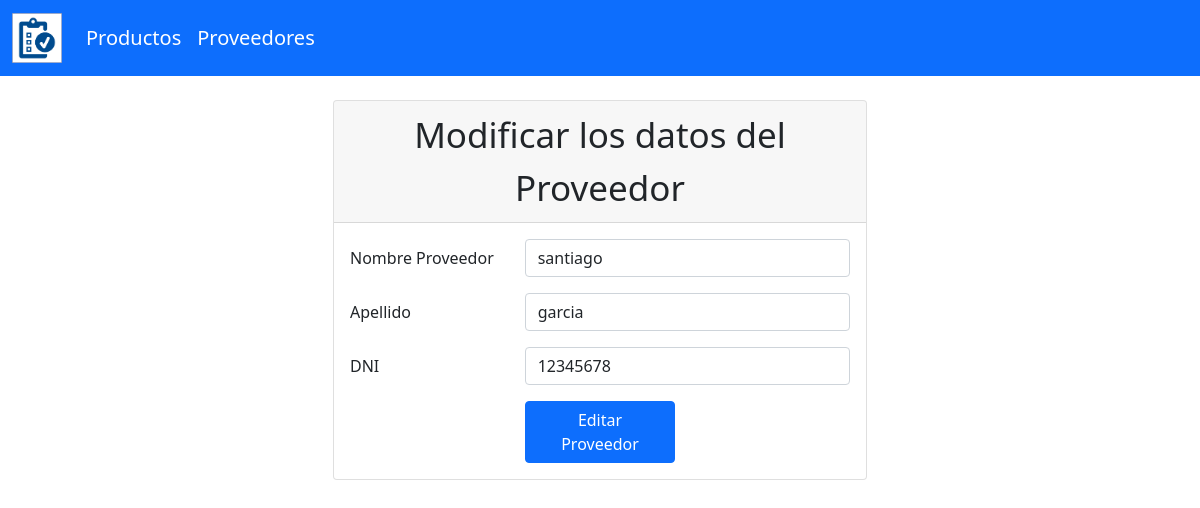
The app's page /modificarProveedor/5/ with its own data.
### compra/models.py (models this page shows, shortened)
class Proveedor(models.Model):
    nombre = models.CharField(max_length=100)
    apellido = models.CharField(max_length=100)
    dni = models.IntegerField()
    class Meta:
        ordering = ('pk',)

### compra/views.py (the view)
# urls.py: path('modificarProveedor/<int:pk>/', views.modificar_proveedor, name = 'modificar_proveedor'),
def modificar_proveedor(request, pk):
    proveedor = get_object_or_404(Proveedor, pk=pk)
    if request.method == 'POST':
        proveedor.nombre = request.POST.get('nombre')
        proveedor.apellido = request.POST.get('apellido')
        proveedor.dni = request.POST.get('dni')
        proveedor.save()
        return redirect('proveedores_list')
    return render(request, 'editar_proveedor.html', {'proveedor': proveedor})

### compra/templates/editar_proveedor.html (shortened to what this page needs)
{% extends "./plantilla.html" %}
{% block body %}
<div class="container mt-4">
    <div class="row justify-content-center">
        <div class="col-6">
            <div class="card">
                <div class="card-header">
                    Modificar los datos del Proveedor
                </div>
                <div class="card-body">
                    <form action="/modificarProveedor/{{proveedor.pk}}/" method="POST">
                        <div class="mb-3 row">
                            <label for="nombre" class="col-sm-4 col-form-label">Nombre Proveedor</label>
                            <div class="col-sm-8">
                                <input type="text" class="form-control" value="{{proveedor.nombre}}" id="nombre" name="nombre" placeholder="Ingrese el nombre del proveedor">
                            </div>
                        </div>
                        <div class="mb-3 row">
                            <label for="apellido" class="col-sm-4 col-form-label">Apellido</label>
                            <div class="col-sm-8">
                                <input type="text" class="form-control" value="{{proveedor.apellido}}" id="apellido" name="apellido" placeholder="Ingrese el apellido del proveedor">
                            </div>
                        </div>
                        <div class="mb-3 row">
                            <label for="dni" class="col-sm-4 col-form-label">DNI</label>
                            <div class="col-sm-8">
                                <input type="number" class="form-control" value="{{proveedor.dni}}" id="dni" name="dni" placeholder="Ingrese el DNI del proveedor">
                            </div>
                        </div>
                        <div class="row justify-content-center">
                            <div class="col-sm-4">
                                <button type="submit" class="btn btn-primary">Editar Proveedor</button>
                            </div>
                        </div>
                    </form>
                </div>
            </div>
        </div>
    </div>
  </div>
{% endblock %}

### compra/static/css/plantilla.css (style rules this page uses)
* { margin: 0; padding: 0; border: 0; }
.card-header { text-align: center; font-size: 35px; }

### records on screen
Proveedor: nombre "santiago", apellido "garcia", dni "12345678"
